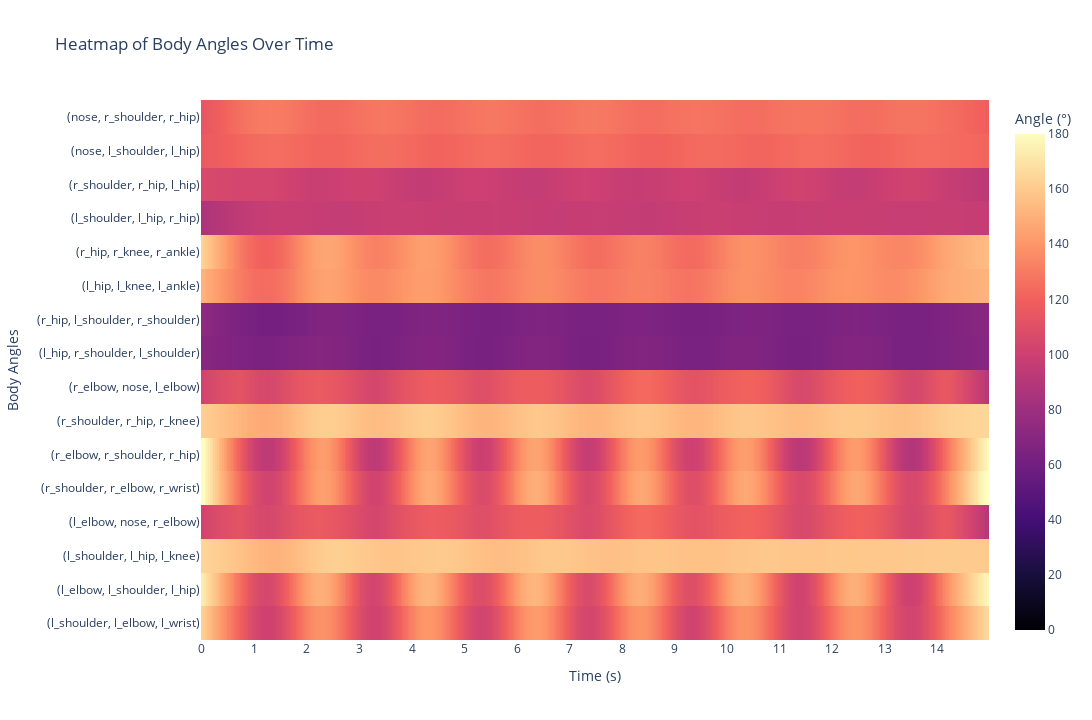

The notebook cell saved with this chart:
### Code cell
plot_angle_heatmap(angle_series)

### Figure 1 — Plotly figure (JSON) as saved in the notebook; plotly's stock layout.template omitted (floating-point values rounded to 4 significant figures; data arrays with more than 128 entries replaced by an {"elided": "..."} marker saying what was removed)
{"data": [{"colorbar": {"title": {"text": "Angle (°)"}}, "colorscale": [[0, "#000004"], [0.1111, "#180f3d"], [0.2222, "#440f76"], [0.3333, "#721f81"], [0.4444, "#9e2f7f"], [0.5556, "#cd4071"], [0.6667, "#f1605d"], [0.7778, "#fd9668"], [0.8889, "#feca8d"], [1, "#fcfdbf"]], "hoverongaps": false, "hovertemplate": "body angle: %{y}<br>time: %{x:.2f}s<br>angle: %{z:.2f}°", "name": "", "type": "heatmap", "x": {"elided": "450 float values"}, "y": ["(l_shoulder, l_elbow, l_wrist)", "(l_elbow, l_shoulder, l_hip)", "(l_shoulder, l_hip, l_knee)", "(l_elbow, nose, r_elbow)", "(r_shoulder, r_elbow, r_wrist)", "(r_elbow, r_shoulder, r_hip)", "(r_shoulder, r_hip, r_knee)", "(r_elbow, nose, l_elbow)", "(l_hip, r_shoulder, l_shoulder)", "(r_hip, l_shoulder, r_shoulder)", "(l_hip, l_knee, l_ankle)", "(r_hip, r_knee, r_ankle)", "(l_shoulder, l_hip, r_hip)", "(r_shoulder, r_hip, l_hip)", "(nose, l_shoulder, l_hip)", "(nose, r_shoulder, r_hip)"], "z": {"elided": "16x450 float values"}, "zmax": 180, "zmin": 0}], "layout": {"height": 720, "hovermode": "closest", "title": {"text": "Heatmap of Body Angles Over Time"}, "width": 1280, "xaxis": {"dtick": 1, "title": {"text": "Time (s)"}}, "yaxis": {"title": {"text": "Body Angles"}}}}
